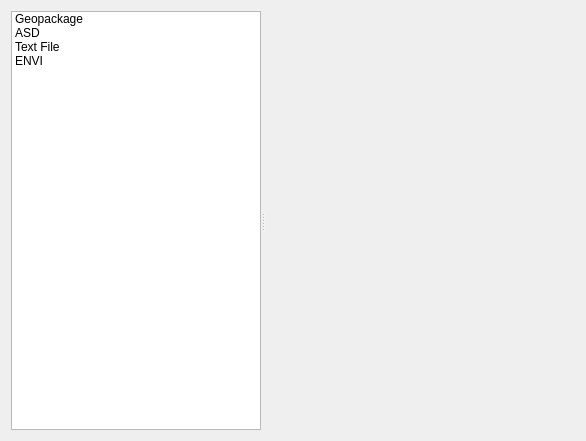
<?xml version="1.0" encoding="UTF-8"?>
<ui version="4.0">
 <class>Form</class>
 <widget class="QWidget" name="Form">
  <property name="geometry">
   <rect>
    <x>0</x>
    <y>0</y>
    <width>586</width>
    <height>441</height>
   </rect>
  </property>
  <property name="windowTitle">
   <string>Form</string>
  </property>
  <layout class="QHBoxLayout" name="horizontalLayout">
   <item>
    <widget class="QSplitter" name="splitter">
     <property name="orientation">
      <enum>Qt::Horizontal</enum>
     </property>
     <widget class="QListWidget" name="listWidget">
      <property name="sizePolicy">
       <sizepolicy hsizetype="Ignored" vsizetype="Expanding">
        <horstretch>1</horstretch>
        <verstretch>0</verstretch>
       </sizepolicy>
      </property>
      <property name="maximumSize">
       <size>
        <width>250</width>
        <height>16777215</height>
       </size>
      </property>
      <property name="verticalScrollBarPolicy">
       <enum>Qt::ScrollBarAsNeeded</enum>
      </property>
      <property name="horizontalScrollBarPolicy">
       <enum>Qt::ScrollBarAlwaysOff</enum>
      </property>
      <item>
       <property name="text">
        <string>Geopackage</string>
       </property>
       <property name="icon">
        <iconset resource="../qpsresources.qrc">
         <normaloff>:/qps/ui/icons/speclib.svg</normaloff>:/qps/ui/icons/speclib.svg</iconset>
       </property>
      </item>
      <item>
       <property name="text">
        <string>ASD</string>
       </property>
       <property name="icon">
        <iconset resource="../../../QGIS/images/images.qrc">
         <normaloff>:/images/themes/default/mActionFileNew.svg</normaloff>:/images/themes/default/mActionFileNew.svg</iconset>
       </property>
      </item>
      <item>
       <property name="text">
        <string>Text File</string>
       </property>
       <property name="icon">
        <iconset resource="../../../QGIS/images/images.qrc">
         <normaloff>:/images/themes/default/mActionFileNew.svg</normaloff>:/images/themes/default/mActionFileNew.svg</iconset>
       </property>
      </item>
      <item>
       <property name="text">
        <string>ENVI</string>
       </property>
       <property name="icon">
        <iconset resource="../../../QGIS/images/images.qrc">
         <normaloff>:/images/themes/default/mActionFileNew.svg</normaloff>:/images/themes/default/mActionFileNew.svg</iconset>
       </property>
      </item>
     </widget>
     <widget class="QStackedWidget" name="stackedWidget">
      <property name="sizePolicy">
       <sizepolicy hsizetype="Preferred" vsizetype="Preferred">
        <horstretch>2</horstretch>
        <verstretch>0</verstretch>
       </sizepolicy>
      </property>
      <widget class="QWidget" name="page"/>
      <widget class="QWidget" name="page_2"/>
     </widget>
    </widget>
   </item>
  </layout>
 </widget>
 <resources>
  <include location="../../../QGIS/images/images.qrc"/>
  <include location="../qpsresources.qrc"/>
 </resources>
 <connections>
  <connection>
   <sender>listWidget</sender>
   <signal>currentRowChanged(int)</signal>
   <receiver>stackedWidget</receiver>
   <slot>setCurrentIndex(int)</slot>
   <hints>
    <hint type="sourcelabel">
     <x>453</x>
     <y>131</y>
    </hint>
    <hint type="destinationlabel">
     <x>602</x>
     <y>139</y>
    </hint>
   </hints>
  </connection>
 </connections>
</ui>
